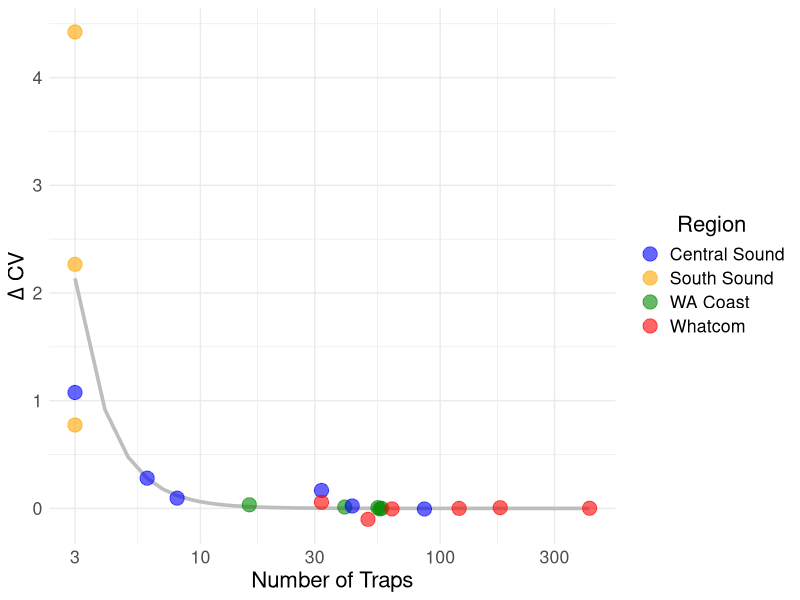

Write the R code that produced this figure.
library(tidyverse)

#import data
joint_posterior <- read.csv('Joint_posterior.csv')
trap_posterior <- read.csv('Trap_only_posterior.csv')
trap_data <- read.csv("trap_data.csv")
site_data <- read.csv('site_data.csv')


#calculate trap-only and joint means and sd
joint_means <- joint_posterior %>% 
  summarize_all(mean) #joint model means
joint_sd <- joint_posterior %>% 
  summarize_all(sd) #joint model sd
trap_means <- trap_posterior %>% 
  summarize_all(mean) #trap-only means
trap_sd <- trap_posterior %>% 
  summarize_all(sd) #trap-only sd

#merge joint stats and trap stats
#joint stats - mean
joint_means <- as.data.frame(t(joint_means))
param_joint <- rownames(joint_means)
joint_means <- cbind(param_joint, joint_means)
colnames(joint_means) <- c('param', 'joint_mean')
#joint stats - sd
joint_sd <- as.data.frame(t(joint_sd))
param_joint <- rownames(joint_sd)
joint_sd <- cbind(param_joint, joint_sd)
colnames(joint_sd) <- c('param', 'joint_sd')
#trap stats - mean
trap_means <- as.data.frame(t(trap_means))
param_trap <- rownames(trap_means)
trap_means <- cbind(param_trap, trap_means)
colnames(trap_means) <- c('param', 'trap_mean')
#trap stats - sd
trap_sd <- as.data.frame(t(trap_sd))
param_trap <- rownames(trap_sd)
trap_sd <- cbind(param_trap, trap_sd)
colnames(trap_sd) <- c('param', 'trap_sd')
#merge all
joint_stats <- merge(joint_means, joint_sd, by = 'param')
trap_stats <- merge(trap_means, trap_sd, by = 'param')
all_stats <- merge(joint_stats, trap_stats, by = 'param')

#calculate number of traps per site
trap_sum <- as.data.frame(table(trap_data$Site))
colnames(trap_sum) <- c('Site', 'Count')
trap_sum <- merge(trap_sum, site_data, by = 'Site')

#add trap count to model means
all_data <- merge(all_stats, trap_sum, by = 'param')

#calculate difference in mean and coefficient of variation
all_data <- all_data %>% 
  mutate(mean_dif = joint_mean - trap_mean,
         CV_trap = trap_sd/trap_mean,
         CV_joint = joint_sd/joint_mean,
         CV_dif = CV_trap - CV_joint,
         mean_dif_abs = abs(mean_dif))

#create data for model fit line
model_fit <- as.data.frame(seq(from=3, to=420, by = 1))
colnames(model_fit) <- 'traps'
model_fit <- model_fit %>% 
  mutate(log_traps = log(traps),
         CV_pred = 54*exp(log_traps*-2.94))


#reorder region
all_data$Region <- factor(all_data$Region, levels=c('Central_Sound',
                                 'South_Sound', 'Coast', 'Whatcom'))

#plot of number of traps vs. CV dif
cv_plot <- ggplot() +
  geom_line(data = model_fit,
            aes(x = traps,
                y = CV_pred),
            color = 'gray',
            size = 1.25) +
  geom_point(data = all_data,
             aes(x = Count,
                 y = CV_dif,
                 color = as.factor(Region)),
             size = 4.5,
             alpha = 0.6) +
  scale_x_log10() +
  scale_color_manual(values = c('blue', 'orange', 
                                  'green4', 'red'),
                       labels = c('Central Sound',
                                  'South Sound', 
                                  'WA Coast', 
                                  'Whatcom')) +
  labs(x = 'Number of Traps',
       y = expression(Delta~'CV'),
       color = 'Region') +
  theme_minimal() +
  theme(legend.title = element_text(hjust = 0.5),
        text = element_text(size = 16))

ggsave(cv_plot, file = "Figure4.tiff", dpi = 700,
       compression = 'lzw')




